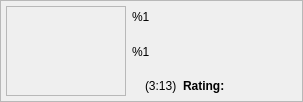
<?xml version="1.0" encoding="UTF-8"?>
<ui version="4.0">
 <class>SearchVideosItemImpl</class>
 <widget class="QWidget" name="SearchVideosItemImpl">
  <property name="windowTitle">
   <string>Form</string>
  </property>
  <layout class="QGridLayout" name="gridLayout">
   <property name="margin">
    <number>0</number>
   </property>
   <item row="0" column="0">
    <widget class="QFrame" name="frmVideoInformation">
     <property name="frameShape">
      <enum>QFrame::StyledPanel</enum>
     </property>
     <layout class="QGridLayout" name="gridLayout_2">
      <property name="verticalSpacing">
       <number>2</number>
      </property>
      <property name="margin">
       <number>5</number>
      </property>
      <item row="0" column="0" rowspan="4">
       <widget class="QLabel" name="imgVideo">
        <property name="minimumSize">
         <size>
          <width>120</width>
          <height>90</height>
         </size>
        </property>
        <property name="maximumSize">
         <size>
          <width>120</width>
          <height>90</height>
         </size>
        </property>
        <property name="frameShape">
         <enum>QFrame::StyledPanel</enum>
        </property>
        <property name="text">
         <string notr="true"/>
        </property>
        <property name="alignment">
         <set>Qt::AlignCenter</set>
        </property>
        <property name="openExternalLinks">
         <bool>true</bool>
        </property>
       </widget>
      </item>
      <item row="0" column="1" colspan="6">
       <widget class="QLabel" name="lblTitle">
        <property name="text">
         <string notr="true">&lt;html&gt;&lt;style&gt;em { color: red; }&lt;/style&gt;&lt;body&gt;%1&lt;/body&gt;&lt;/html&gt;</string>
        </property>
        <property name="alignment">
         <set>Qt::AlignLeading|Qt::AlignLeft|Qt::AlignVCenter</set>
        </property>
        <property name="wordWrap">
         <bool>true</bool>
        </property>
       </widget>
      </item>
      <item row="1" column="1" rowspan="2" colspan="6">
       <widget class="QLabel" name="lblDescription">
        <property name="sizePolicy">
         <sizepolicy hsizetype="Preferred" vsizetype="Expanding">
          <horstretch>0</horstretch>
          <verstretch>0</verstretch>
         </sizepolicy>
        </property>
        <property name="text">
         <string notr="true">&lt;html&gt;&lt;style&gt;em { color: red; }&lt;/style&gt;&lt;body&gt;%1&lt;/body&gt;&lt;/html&gt;</string>
        </property>
        <property name="wordWrap">
         <bool>true</bool>
        </property>
       </widget>
      </item>
      <item row="3" column="1">
       <widget class="QLabel" name="lblPlayVideo">
        <property name="toolTip">
         <string>Play this video</string>
        </property>
        <property name="text">
         <string notr="true"/>
        </property>
        <property name="pixmap">
         <pixmap>:/buttons/images/control_play.png</pixmap>
        </property>
        <property name="openExternalLinks">
         <bool>true</bool>
        </property>
       </widget>
      </item>
      <item row="3" column="2">
       <widget class="QLabel" name="lblDuration">
        <property name="maximumSize">
         <size>
          <width>16777215</width>
          <height>20</height>
         </size>
        </property>
        <property name="text">
         <string notr="true">(3:13)</string>
        </property>
       </widget>
      </item>
      <item row="3" column="3">
       <widget class="QLabel" name="lblRating">
        <property name="text">
         <string>&lt;b&gt;Rating:&lt;/b&gt;</string>
        </property>
       </widget>
      </item>
      <item row="3" column="5">
       <spacer name="horizontalSpacer">
        <property name="orientation">
         <enum>Qt::Horizontal</enum>
        </property>
        <property name="sizeHint" stdset="0">
         <size>
          <width>40</width>
          <height>20</height>
         </size>
        </property>
       </spacer>
      </item>
      <item row="3" column="6">
       <widget class="QLabel" name="lblDownloadVideo">
        <property name="toolTip">
         <string>Download this video</string>
        </property>
        <property name="text">
         <string/>
        </property>
        <property name="pixmap">
         <pixmap>:/buttons/images/film_add.png</pixmap>
        </property>
       </widget>
      </item>
      <item row="3" column="4">
       <widget class="QLabel" name="imgRating">
        <property name="text">
         <string/>
        </property>
       </widget>
      </item>
     </layout>
    </widget>
   </item>
  </layout>
 </widget>
 <resources/>
 <connections/>
</ui>
